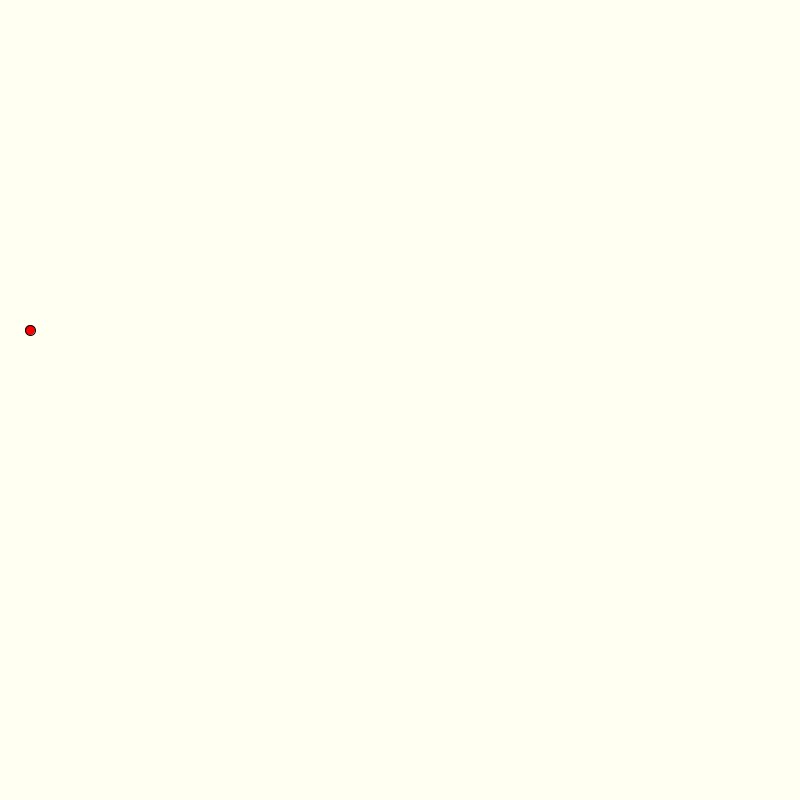
Frame 1 (no input)
Frame 60 (the mouse pressed at the canvas centre just before this capture): identical to frame 1, image omitted
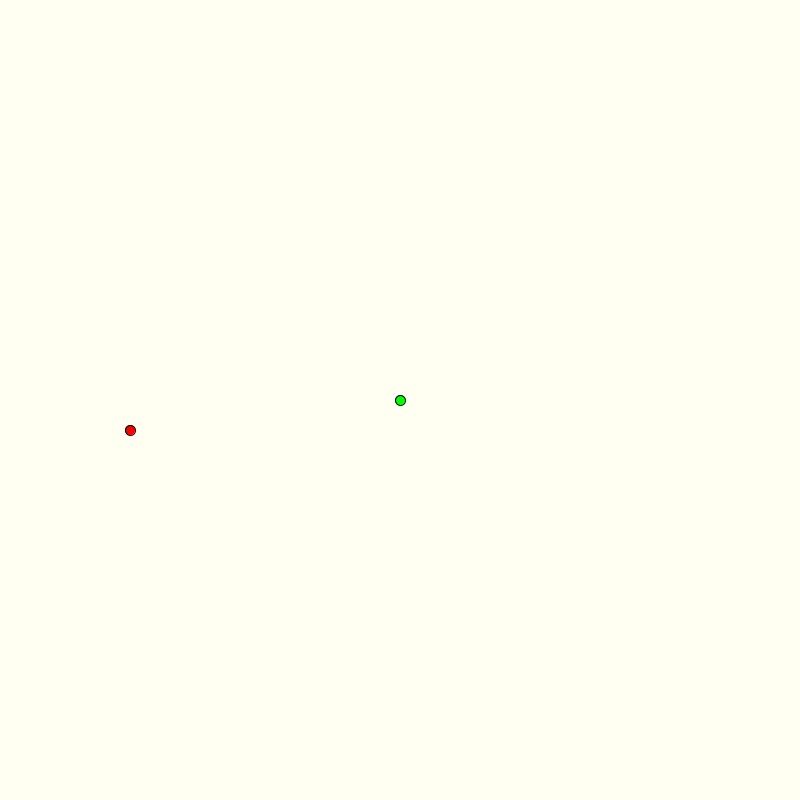
Frame 120 (the mouse held since frame 60 and released just before this capture)

The Processing sketch that drew these frames (run headless with seeded random() and noise(); from frame 60 on, the mouse is pressed at the canvas centre):

// Processing sketch: calibAgain03_guide_3_points
// ── calibAgain03_guide_3_points.pde
float [] gx = {30,  130,-300};
float [] gy = {330, 430,-600};
float [] gz = {300,-170,-300};
void setup(){
  size(800, 800);
}
void draw(){
  background(#FFFFF2);
  fill(255,0,0);
  ellipse(gx[N], gy[N], 10, 10);
  
  fill(0, 255, 0);
  for(int i=0; i<N; i++){
    ellipse(x[i], y[i], 10, 10);
  }
}
float [] x = new float[6];
float [] y = new float[6];
int N = 0;
void mousePressed(){
  if(N>=3) return; //只能點3個點哦
  x[N] = mouseX;
  y[N] = mouseY;
  N++;
}
